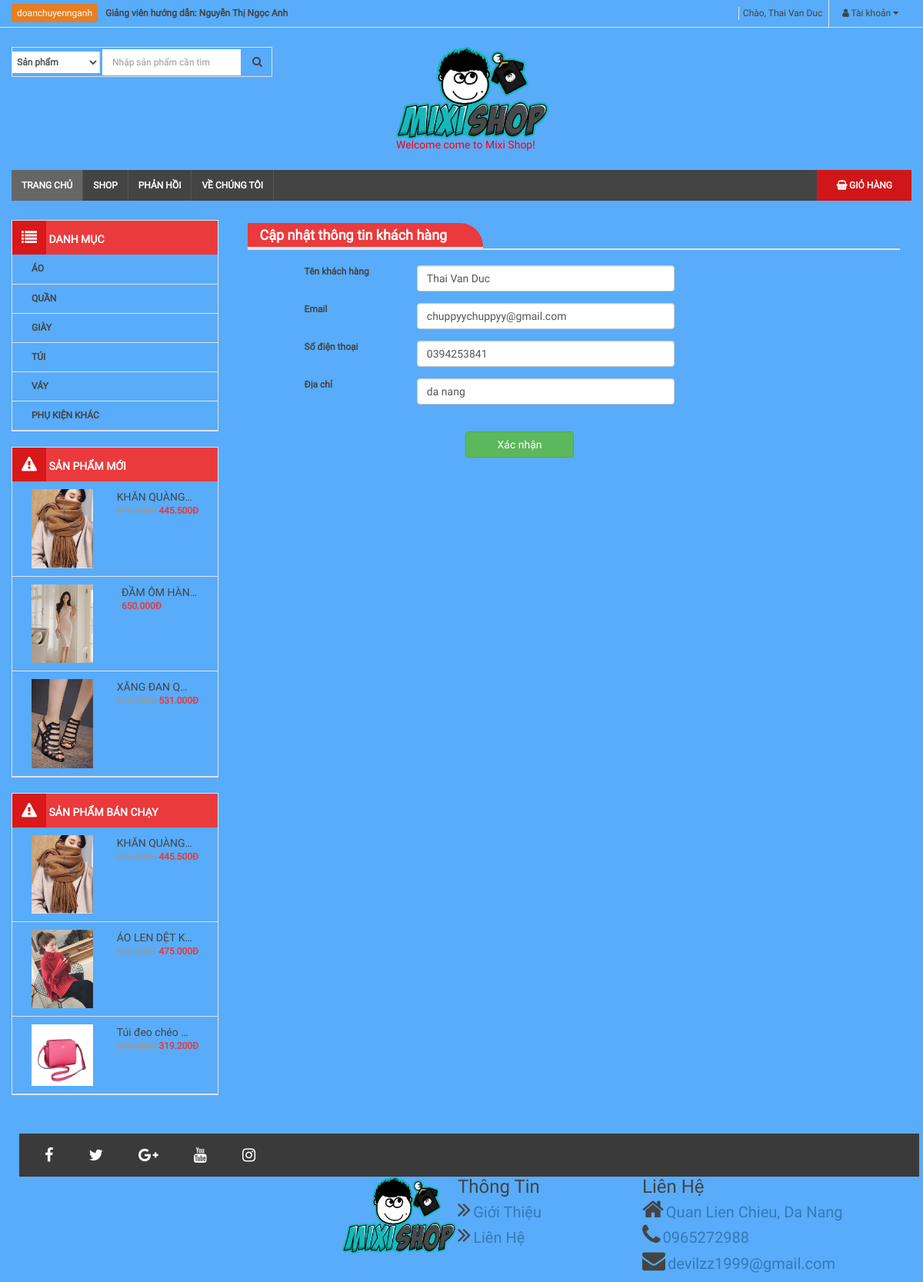
The page /thong-tin-user.php (signed in) on the database its author committed.
### tables this page shows
CREATE TABLE `category` (
  `id` int(11) NOT NULL,
  `name` varchar(100) DEFAULT NULL,
  `slug` varchar(100) DEFAULT NULL,
  `images` varchar(100) DEFAULT NULL,
  `banner` varchar(100) DEFAULT NULL,
  `home` tinyint(4) DEFAULT 0,
  `status` tinyint(4) DEFAULT 1,
  `created_at` timestamp NULL DEFAULT current_timestamp() ON UPDATE current_timestamp(),
  `updated_at` timestamp NULL DEFAULT current_timestamp() ON UPDATE current_timestamp()
);

CREATE TABLE `product` (
  `id` int(11) NOT NULL,
  `name` varchar(100) DEFAULT NULL,
  `slug` varchar(100) DEFAULT NULL,
  `price` int(11) DEFAULT NULL,
  `sale` tinyint(4) DEFAULT 0,
  `thunbar` varchar(100) DEFAULT NULL,
  `category_id` int(11) DEFAULT NULL,
  `content` varchar(255) DEFAULT NULL,
  `number` int(11) NOT NULL DEFAULT 0,
  `head` int(11) DEFAULT 0,
  `view` int(11) DEFAULT 0,
  `hot` tinyint(4) DEFAULT 0,
  `pay` int(11) DEFAULT 0,
  `status` tinyint(4) DEFAULT 1,
  `created_at` timestamp NULL DEFAULT current_timestamp() ON UPDATE current_timestamp(),
  `updated_at` timestamp NULL DEFAULT current_timestamp()
);

CREATE TABLE `users` (
  `id` int(11) NOT NULL,
  `name` varchar(100) DEFAULT NULL,
  `email` varchar(100) DEFAULT NULL,
  `password` varchar(50) DEFAULT NULL,
  `phone` char(15) DEFAULT NULL,
  `address` varchar(100) DEFAULT NULL,
  `avatar` varchar(100) DEFAULT NULL,
  `status` tinyint(4) DEFAULT 1,
  `token` varchar(50) DEFAULT NULL,
  `created_at` timestamp NULL DEFAULT current_timestamp(),
  `updated_at` timestamp NULL DEFAULT current_timestamp() ON UPDATE current_timestamp()
);

### libraries/database.php (called while the page is built, shortened)
<?php
    class Database
    {
        public $link;
        public function __construct()
        {
            $this->link = mysqli_connect("localhost","root","","webphp") or die ();
            mysqli_set_charset($this->link,"utf8");
        }
        public function fetchsql( $sql )
        {
            $result = mysqli_query($this->link,$sql) or die("Lỗi  truy vấn sql " .mysqli_error($this->link));
            $data = [];
            if( $result)
            {
                while ($num = mysqli_fetch_assoc($result))
                {
                    $data[] = $num;
                }
            }
            return $data;
        }
        public function fetchID($table , $id )
        {
            $sql = "SELECT * FROM {$table} WHERE id = $id ";
            $result = mysqli_query($this->link,$sql) or die("Lỗi  truy vấn fetchID " .mysqli_error($this->link));
            return mysqli_fetch_assoc($result);
        }
         public function fetchAll($table)
        {
            $sql = "SELECT * FROM {$table} WHERE 1" ;
            $result = mysqli_query($this->link,$sql) or die("Lỗi Truy Vấn fetchAll " .mysqli_error($this->link));
            $data = [];
            if( $result)
            {
                while ($num = mysqli_fetch_assoc($result))
                {
                    $data[] = $num;
                }
            }
            return $data;
        }
    }
?>

### autoload/autoload.php (called while the page is built, shortened)
<?php
    require_once  __DIR__. "/../libraries/database.php";
    require_once  __DIR__. "/../libraries/function.php";
    $db = new database;
  $category = $db->fetchAll("category");
  $sqlNew = "SELECT * FROM product WHERE 1 ORDER BY ID DESC LIMIT 3";
	$productNew = $db->fetchsql($sqlNew);
  $sqnPay = "SELECT * FROM product WHERE 1 ORDER BY PAY DESC LIMIT 3";
  $productPay = $db->fetchsql($sqnPay);
 ?>

### libraries/function.php (called while the page is built, shortened)
<?php
    function base_url()
    {
        return $url  = "http://localhost/webphp/";
    }
    function uploads()
    {
        return base_url() . "public/uploads/";
    }
    function formatPrice($number)
    {
        $number = intval($number);
        return $number = number_format($number,0,',','.') ."đ" ;
    }
    function formatpricesale($number,$sale)
    {
        $number = intval($number);
        $sale = intval($sale);
        $price = $number*(100 - $sale)/100;
        return formatPrice($price);
    }
 ?>

### thong-tin-user.php (the view, shortened to what this page needs)
<?php
	require_once  __DIR__. "/autoload/autoload.php";
	$user = $db->fetchID("users",intval($_SESSION['name_id']));
    $users = $db->fetchAll("users");
?>
    <?php require_once  __DIR__. "/layouts/header.php"; ?>
        <div class="col-md-9 ">
            <section class="box-main1">
                <h3 class="title-main"><a href=""> Cập nhật thông tin khách hàng</a> </h3>
                <form action="" method="POST" class="form-horizontal formcustome" role="form" style="margin-top: 20px">
            		<div class="form-group">
            			<label class="col-md-2 col-md-offset-1"> Tên khách hàng</label>
            			<div class="col-md-5">
            				<input type="text"   name="name" placeholder=" Ho Ten " class="form-control" value="<?php echo $user['name'] ?>">
            			</div>
            		</div>
            		<div class="form-group">
            			<label class="col-md-2 col-md-offset-1"> Email</label>
            			<div class="col-md-5">
            				<input type="email"   name="email" placeholder=" abc@gmail.com" class="form-control" value="<?php echo $user['email'] ?>">
            			</div>
            		</div>
            		<div class="form-group">
            			<label class="col-md-2 col-md-offset-1"> Số điện thoại</label>
            			<div class="col-md-5">
            				<input type="number"  name="phone" placeholder=" (+84)" class="form-control"
            				value="<?php echo $user['phone'] ?>">
            			</div>
            		</div>
            		<div class="form-group">
            			<label class="col-md-2 col-md-offset-1"> Địa chỉ</label>
            			<div class="col-md-5">
            				<input type="text"   name="address" placeholder="Địa chỉ" class="form-control" value="<?php echo $user['address'] ?>">
            			</div>
            		</div>
            		<button type="submit" class="btn btn-success col-md-2 col-md-offset-4" style="margin-top: 20px;">Xác nhận</button>
                </form>
            </section>
        </div>
    <?php require_once  __DIR__. "/layouts/footer.php"; ?>

### layouts/header.php (shortened to what this page needs)
<!DOCTYPE html>
<html>
    <head>
        <link rel="stylesheet" href="https://use.fontawesome.com/releases/v5.6.1/css/all.css">
        <link rel="stylesheet" type="text/css" href="/webphp/public/frontend/css/font-awesome.min.css">
        <link rel="stylesheet" type="text/css" href="/webphp/public/frontend/css/bootstrap.min.css">
        <link rel="stylesheet" type="text/css" href="/webphp/public/frontend/css/slick.css"/>
        <link rel="stylesheet" type="text/css" href="/webphp/public/frontend/css/slick-theme.css"/>
        <link rel="stylesheet" type="text/css" href="/webphp/public/frontend/css/style.css">
    </head>
    <body>
        <div id="wrapper" style="background-color: #58ACFA">
            <div id="header">
                <div id="header-top">
                    <div class="container">
                        <div class="row clearfix">
                            <div class="col-md-6" id="header-text">
                                <a>doanchuyennganh</a><b>Giảng viên hướng dẫn: Nguyễn Thị Ngọc Anh</b>
                            </div>
                            <div class="col-md-6">
                                <nav id="header-nav-top">
                                    <ul class="list-inline pull-right" id="headermenu">
                                        <?php if (isset($_SESSION['name_user'])): ?>
                                            <li>Chào, <?php echo $_SESSION['name_user']; ?></li>
                                                <li>
                                                <a href="#"><i class="fa fa-user"> </i> Tài khoản <i class="fa fa-caret-down"></i></a>
                                            </li>
                                        <?php endif; ?>
                                    </ul>
                                </nav>
                            </div>
                        </div>
                    </div>
                </div>
                <div class="container">
                    <div class="row" id="header-main">
                        <div class="col-md-5">
                            <form class="form-inline" action="tim-kiem.php">
                                <div class="form-group">
                                    <label>
                                        <select name="category" class="form-control">
                                            <option> Sản phẩm</option>
                                        </select>
                                    </label>
                                    <input type="text" name="keyword" placeholder=" Nhập sản phẩm cần tìm" class="form-control">
                                    <button type="submit" class="btn btn-default"><i class="fa fa-search"></i></button>
                                </div>
                            </form>
                     </div>
                     <div class="col-md-4" style="">
                            <img src="public/frontend/images/logo-mixi.png" alt="logo" weight="120px" height="120px" style="align:center" >
                            <h5 style = "color: red">Welcome come to Mixi Shop!</h5>
                    </div>
                    <div class="col-md-3">
                    </div>
            </div>
            <div id="menunav">
                <div class="container">
                    <nav>
                        <div class="home pull-left">
                            <a href="index.php">Trang chủ</a>
                        </div>
                        <ul id="menu-main">
                            <li>
                                <a href="main.php">Shop</a>
                            </li>
                            <li>
                                <a href="phan-hoi.php">Phản hồi</a>
                            </li>
                            <li>
                                <a href="gioi-thieu.php">Về chúng tôi</a>
                            </li>
                        </ul>
                        <ul class="pull-right" id="main-shopping">
                            <li>
                                <a href="gio-hang.php"><i class="fa fa-shopping-basket"> </i> Giỏ hàng</a>
                            </li>
                        </ul>
                    </nav>
                </div>
            </div>
            <div id="maincontent">
                <div class="container">
                    <div class="col-md-3  fixside" >
                        <div class="box-left box-menu" >
                            <h3 class="box-title"><i class="fa fa-list"></i>  Danh mục</h3>
                            <ul>
                                <?php foreach ($category as $item) :?>
                                    <li> <a href="danh-muc-san-pham.php?id=<?php echo $item['id']  ?>"> <?php echo $item['name'] ?> </a></li>
                                <?php endforeach; ?>
                            </ul>
                        </div>
                        <div class="box-left box-menu">
                            <h3 class="box-title"><i class="fa fa-warning"></i>  Sản phẩm mới </h3>
                            <ul>
                               <?php foreach ($productNew as $item):?>
                                    <li class="clearfix">
                                    <a href="chi-tiet-san-pham.php?id= <?php echo $item['id'] ?>">
                                       <img src="<?php echo uploads() ?>/product/<?php echo $item['thunbar']?>" width="80px" height="80px" class="img-responsive pull-left">
                                        <div class="info pull-right">
                                            <p class="name"> <?php echo $item['name'] ?></p >
                                            <?php if ($item['sale'] > 0): ?>
                                                <p> <strike class="sale"><?php echo formatPrice($item['price']) ?> </strike> <b class="price"><?php echo formatpricesale($item['price'],$item['sale']) ?></b>
                                            <?php else: ?>
                                                <b class="price"><?php echo formatPrice($item['price']) ?></b>
                                            <?php endif ?>
                                        </div>
                                    </a>
                                </li>
                                <?php endforeach; ?>
                            </ul>
                        </div>
                        <div class="box-left box-menu">
                            <h3 class="box-title"><i class="fa fa-warning"></i>  Sản phẩm bán chạy </h3>
                            <ul>
                                 <?php foreach ($productPay as $item):?>
                                    <li class="clearfix">
                                    <a href="chi-tiet-san-pham.php?id= <?php echo $item['id'] ?>">
                                       <img src="<?php echo uploads() ?>/product/<?php echo $item['thunbar']?>" width="80px" height="80px" class="img-responsive pull-left">
                                        <div class="info pull-right">
                                            <p class="name"> <?php echo $item['name'] ?></p >
                                            <?php if ($item['sale'] > 0): ?>
                                                <p> <strike class="sale"><?php echo formatPrice($item['price']) ?> </strike> <b class="price"><?php echo formatpricesale($item['price'],$item['sale']) ?></b>
                                            <?php else: ?>
                                                <b class="price"><?php echo formatPrice($item['price']) ?></b>
                                            <?php endif ?>
                                        </div>
                                    </a>
                                </li>
                                <?php endforeach; ?>
                            </ul>
                        </div>
                    </div>

### rows shown on the page
category: name "ÁO"
category: name "QUẦN"
category: name "GIÀY"
category: name "TÚI"
category: name "VÁY"
category: name "PHỤ KIỆN KHÁC"
product: thunbar (picture), name "KHĂN QUÀNG…", formatpricesale($item['price'],$item['sale']) "445.500Đ"
product: thunbar (picture), name "ĐẦM ÔM HÀN…", price "650.000Đ"
product: thunbar (picture), name "XĂNG ĐAN Q…", formatpricesale($item['price'],$item['sale']) "531.000Đ"
product: thunbar (picture), name "ÁO LEN DỆT K…", formatpricesale($item['price'],$item['sale']) "475.000Đ"
product: thunbar (picture), name "Túi đeo chéo…", formatpricesale($item['price'],$item['sale']) "319.200Đ"
users: name "Thai Van Duc", email "chuppyychuppyy@gmail.com", phone "0394253841", address "da nang"

### other values the page prints
$_SESSION['name_user'] "Thai Van Duc"
